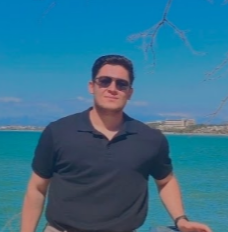
#> input picture day7/data/omer.png, 228 x 232 px
$ python u97.py
#> lines starting #> are read from the running program, lines starting #| are printed output that depends on the picture
import cv2 as cv
# İşlemek istediğiniz resmin yolunu girin
input_image_path = "data/omer.png"


image = cv.imread(input_image_path)
#> image is the input picture: shape (232, 228, 3); mean B, G, R 142.4, 113.6, 53.4
if image is None:
    print(f"Resim {input_image_path} yolunda bulunamadı.")
else:
    gray_image = cv.cvtColor(image, cv.COLOR_BGR2GRAY)
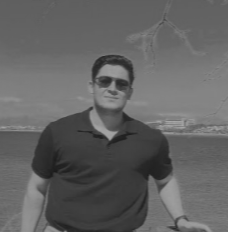
#> gray_image: shape (232, 228); min 26, max 167, mean 98.9
    rgb_image = cv.cvtColor(image, cv.COLOR_BGR2RGB)
    hls_image = cv.cvtColor(image, cv.COLOR_BGR2HLS)
#> hls_image: shape (232, 228, 3); mean of channels 0, 1, 2 97.7, 97.8, 130.9
    lab_image = cv.cvtColor(image, cv.COLOR_BGR2LAB)
#> lab_image: shape (232, 228, 3); mean of channels 0, 1, 2 116.7, 121.9, 108.1
    hsv_image = cv.cvtColor(image, cv.COLOR_BGR2HSV)
#> hsv_image: shape (232, 228, 3); mean H, S, V 97.6, 156.2, 146.6
    inverted_image = cv.bitwise_not(image)
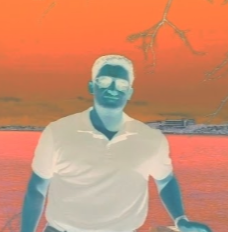
#> inverted_image: shape (232, 228, 3); mean B, G, R 112.6, 141.4, 201.6
    edge_image = cv.Canny(image, 100, 200)
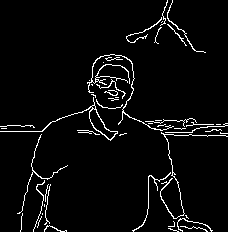
#> edge_image: shape (232, 228); 4.2% white in thin lines or dots
    mirrored_image = cv.flip(image, 1)
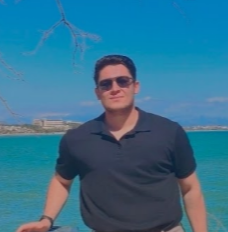
#> mirrored_image: shape (232, 228, 3); mean B, G, R 142.4, 113.6, 53.4

    def resize_image(img, scale=1.5):
#> called with scale = 1.5
        return cv.resize(img, (int(img.shape[1] * scale), int(img.shape[0] * scale)))

    image = resize_image(image)
    gray_image = resize_image(gray_image)
    rgb_image = resize_image(rgb_image)
    hls_image = resize_image(hls_image)
    lab_image = resize_image(lab_image)
#> in resize_image (call 5), `return cv.resize(img, (int(img.shape[1] * scale), int(img.shape[0] * s..`:
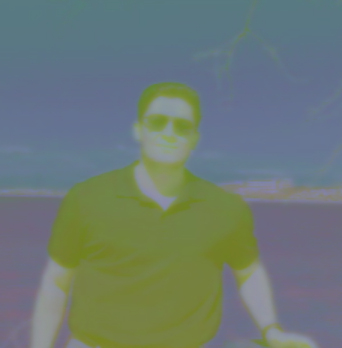
#> returned value: shape (348, 342, 3); mean of channels 0, 1, 2 116.7, 121.9, 108.1; drawn as B, G, R
    hsv_image = resize_image(hsv_image)
#> in resize_image (call 6), `return cv.resize(img, (int(img.shape[1] * scale), int(img.shape[0] * s..`:
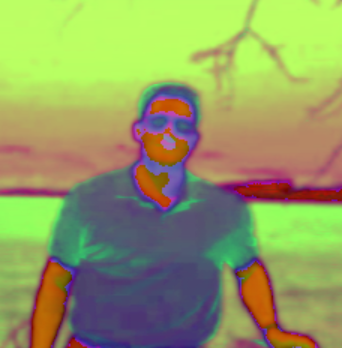
#> returned value: shape (348, 342, 3); mean of channels 0, 1, 2 97.6, 156.1, 146.6; drawn as B, G, R
    inverted_image = resize_image(inverted_image)
    edge_image = resize_image(edge_image)
#> in resize_image (call 8), `return cv.resize(img, (int(img.shape[1] * scale), int(img.shape[0] * s..`:
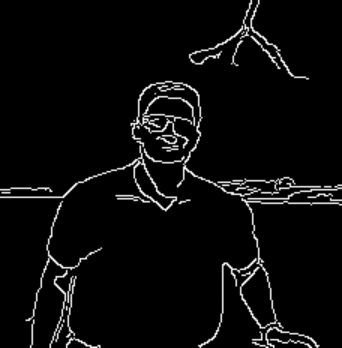
#> returned value: shape (348, 342); min 0, max 255, mean 10.6
    mirrored_image = resize_image(mirrored_image)

    cv.imshow("Orjinal Resim", image)
    cv.imshow("Gri Tonlama", gray_image)
    cv.imshow("RGB Renk Uzayı", rgb_image)
    cv.imshow("HLS Renk Uzayı", hls_image)
    cv.imshow("LAB Renk Uzayı", lab_image)
    cv.imshow("HSV Renk Uzayı", hsv_image)
    cv.imshow("Ters Çevrilmiş (Negatif)", inverted_image)
    cv.imshow("Kenar Tespiti", edge_image)

    cv.imshow("Yatay Aynalama", mirrored_image)

    if cv.waitKey(0) == ord('s'):
#> (key Esc is pressed here)
        cv.imwrite("gray_image.png", gray_image)
        cv.imwrite("rgb_image.png", rgb_image)
        cv.imwrite("hls_image.png", hls_image)
        cv.imwrite("lab_image.png", lab_image)
        cv.imwrite("hsv_image.png", hsv_image)
        cv.imwrite("inverted_image.png", inverted_image)
        cv.imwrite("edge_image.png", edge_image)

        cv.imwrite("mirrored_image.png", mirrored_image)
        print("Tüm filtreler kaydedildi.")

    cv.destroyAllWindows()

$ run again, with day7/data/manzara.png copied over day7/data/omer.png
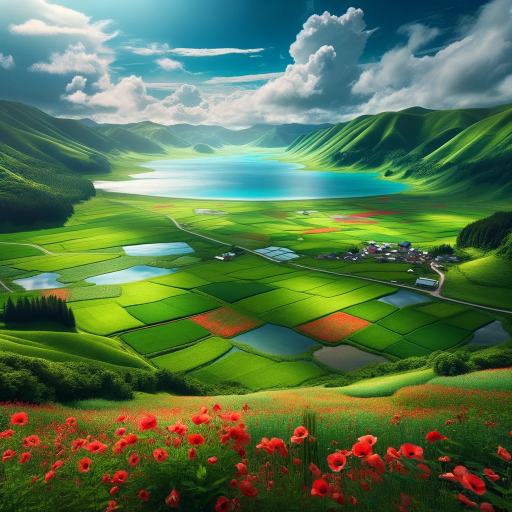
#> input picture day7/data/manzara.png, 1024 x 1024 px (shown at 1/2 size)
#> image is the input picture: shape (1024, 1024, 3); mean B, G, R 76.3, 116.7, 84.3
#> hls_image: shape (1024, 1024, 3); mean of channels 0, 1, 2 61.6, 91, 135.2
#> lab_image: shape (1024, 1024, 3); mean of channels 0, 1, 2 117.1, 111.8, 146.3
#> hsv_image: shape (1024, 1024, 3); mean H, S, V 61.4, 158.6, 127
#> `edge_image = cv.Canny(image, 100, 200)`:
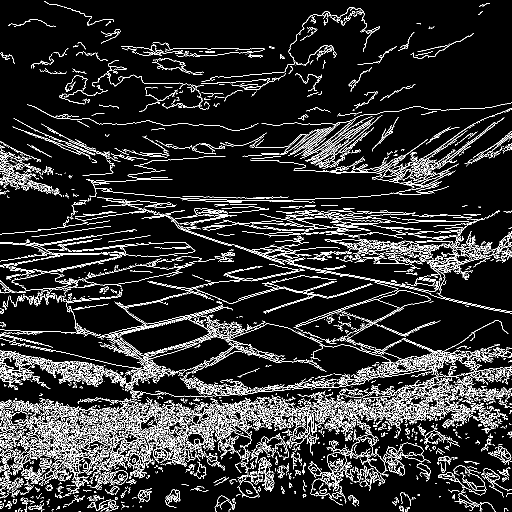
#> edge_image: shape (1024, 1024) (shown at 1/2 size); 10.9% white in thin lines or dots
#> in resize_image (call 8), `return cv.resize(img, (int(img.shape[1] * scale), int(img.shape[0] * s..`:
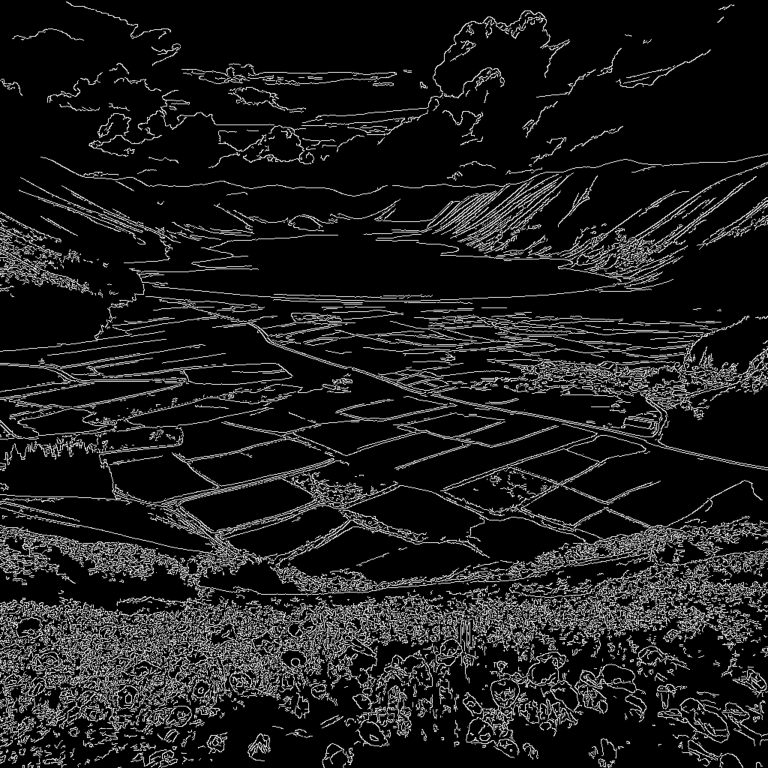
#> returned value: shape (1536, 1536) (shown at 1/2 size); min 0, max 255, mean 27.7
